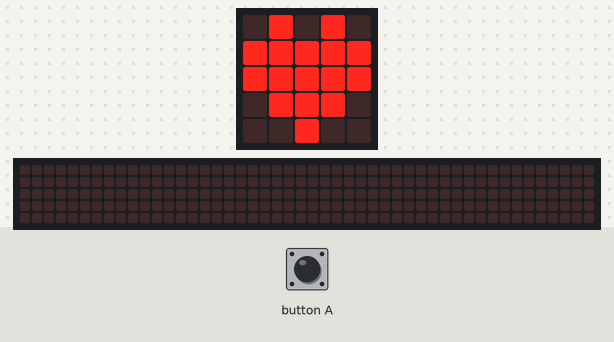
This program was run on a simulated BBC micro:bit (MakeCode). On the bench: the board's 5×5 LED display, a strip that is not on the board, showing the scrolling text unrolled. The test bench sets the inputs (shaded band). The 48×5 strip is a reading aid, not a part: it shows the text the display is scrolling, unrolled, one strip-width of it at a time.

Above: at 4.2 s.
4.3 s: button A pressed for 0.15 s
At 4.52 s:
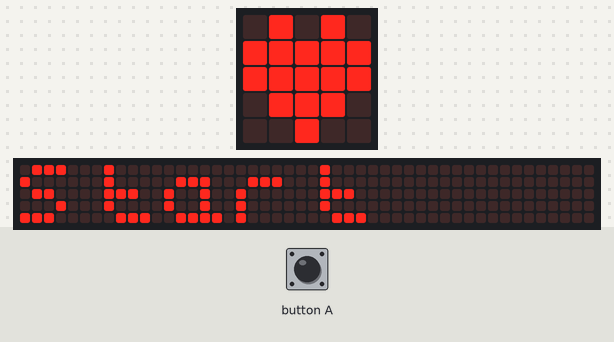
5.0 s: button A pressed for 0.15 s
At 10.07 s:
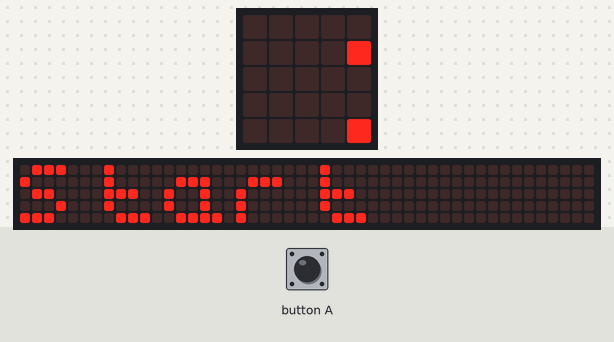
At 16.4 s:
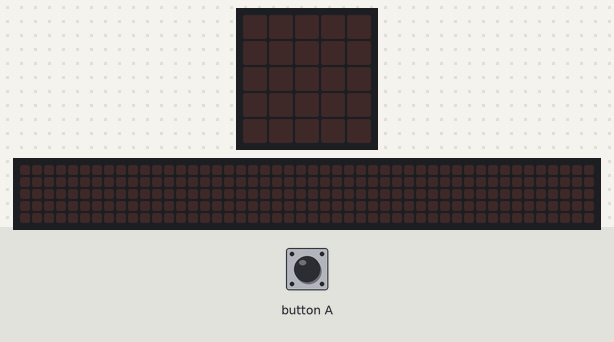

Measured:
- after the input at 4.3 s, the display: changes after 0.15 s (image 1)

The program:

main.ts
```typescript
input.onButtonPressed(Button.A, function () {
    basic.showString("Start")
})
basic.showLeds(`
    . . # . .
    . # . # .
    # . . . #
    # . # . #
    # . # . #
    `)
basic.showLeds(`
    . # # # .
    . # # # .
    # # # # #
    # # . # #
    . # . # .
    `)
basic.showLeds(`
    . # # # .
    . # # # .
    # # # # #
    # # # # #
    . # . # .
    `)
basic.showLeds(`
    # . # . .
    # # # . .
    . . # . .
    # # # . .
    # . # . .
    `)
basic.showLeds(`
    . . . . .
    . . . . #
    . . . # .
    # . # . .
    . # . . .
    `)
basic.showLeds(`
    . # . # .
    . # . # .
    # # # # #
    . # . # .
    # # . # #
    `)
basic.showIcon(IconNames.Heart)
```

test.ts
```typescript
// aquí va el archivo "tests"; esto no se compilará cuando este paquete se utilice como una extensión.
```
